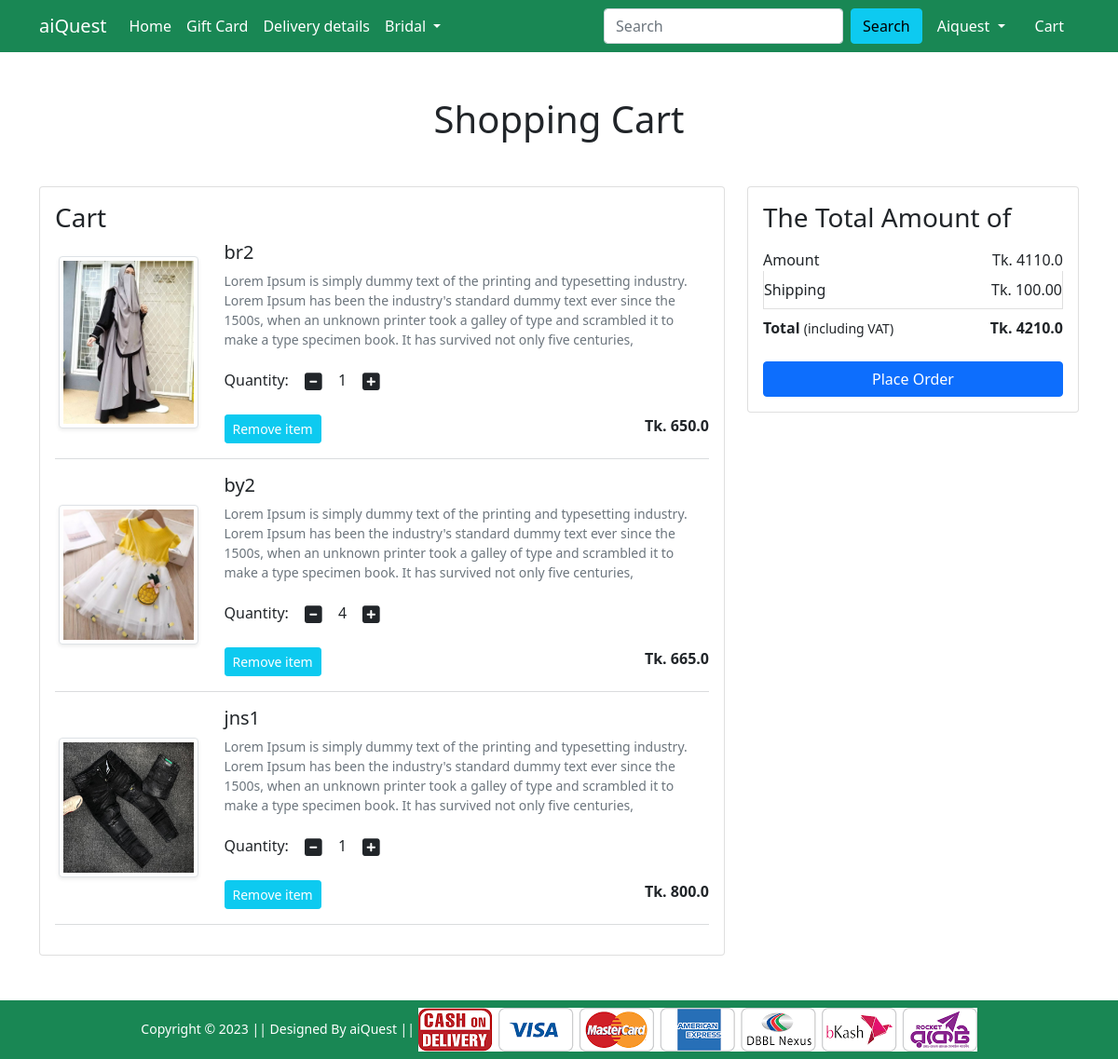
The app's page /cart/ (signed in) with its own data.
### Shop/models.py (models this page shows, shortened)
class Cart(models.Model):
    user = models.ForeignKey(User, on_delete=models.CASCADE)
    product = models.ForeignKey(Product, on_delete=models.CASCADE)
    quantity = models.PositiveIntegerField(default=1)

class Product(models.Model):
    title = models.CharField(max_length=100)
    selling_price = models.FloatField()
    discounted_price = models.FloatField()
    description = models.TextField()
    brand = models.CharField(max_length=100)
    category = models.CharField(choices=CATEGORY_CHOICES,max_length=2)
    product_image = models.ImageField(upload_to='productimg')

### Shop/views.py (the view)
# urls.py: path('cart/', views.show_cart, name='showcart'),
@login_required
def show_cart(request):
   if request.user.is_authenticated:
        user = request.user
        cart = Cart.objects.filter(user=user)
        amount = 0.0
        shipping_amount = 100.0
        total_amount = 0.0
        cart_product = [p for p in Cart.objects.all() if p.user==user]
        if cart_product:
            for p in cart_product:
                tempamount = (p.quantity * p.product.discounted_price)
                amount += tempamount
                totalamount = amount + shipping_amount
            return render(request, 'Shop/addtocart.html', {'carts':cart, 'totalamount':totalamount, 'amount':amount})
        else:
            return render(request,'Shop/emptycart.html')

### Shop/templates/Shop/addtocart.html (shortened to what this page needs)
{% extends 'Shop/base.html' %}
{% load static %}
{% block main-content %}
<div class="container my-5">
    <div class="row">
        <h1 class="text-center mb-5">Shopping Cart</h1>
        <div class="col-sm-8">
            <div class="card">
                <div class="card-body">
                    <h3>Cart</h3>
                    {% for cart in carts %}
                    <div class="row">
                        <div class="col-sm-3 text-center align-self-center"><img
                                src="{{cart.product.product_image.url}}" alt="" srcset=""
                                class="img-fluid img-thumbnail shadow-sm" height="150" width="150"> </div>
                        <div class="col-sm-9">
                            <div>
                                <h5>{{cart.product.title}}</h5>
                                <p class="mb-2 text-muted small">{{cart.product.description}}</p>
                                <div class="my-3">
                                    <label for="quantity">Quantity:</label>
                                    <a class="minus-cart btn" pid="{{cart.product.id}}"><i
                                            class="fas fa-minus-square fa-lg"></i></a>
                                    <span id="quantity">{{cart.quantity}}</span>
                                    <a class="plus-cart btn" pid="{{cart.product.id}}"><i
                                            class="fas fa-plus-square fa-lg"></i></a>
                                </div>
                                <div class="d-flex justify-content-between">
                                    <a href="#" class="btn btn-sm btn-info  text-white mr-3 remove-cart"
                                        pid="{{cart.product.id}}">Remove item </a>
                                    <p class="mb-0"><span><strong>Tk. {{cart.product.discounted_price}}</strong></span>
                                    </p>
                                </div>
                            </div>
                        </div>
                    </div>
                    <hr class="text-muted">
                    {% endfor %}
                </div>
            </div>
        </div>
        <div class="col-sm-4">
            <div class="card">
                <div class="card-body">
                    <h3>The Total Amount of</h3>
                    <ul class="list-group">
                        <li
                            class="list-group-item d-flex justify-content-between align-items-center border-0 px-0 pb-0">
                            Amount<span>Tk. <span id="amount">{{amount}}</span></span></li>
                        <li class="list-group-item d-flex justify-content-between align-items-center px-0">
                            Shipping<span>Tk. 100.00</span></li>
                        <li
                            class="list-group-item d-flex justify-content-between align-items-center border-0 px-0 mb-3">
                            <div>
                                <strong>Total</strong> <small>(including VAT)</small>
                            </div>
                            <span><strong>Tk. <strong id="totalamount">{{totalamount}}</strong></strong></span>
                        </li>
                    </ul>
                    <div class="d-grid"><a href="{% url 'checkout' %}" class="btn btn-primary">Place Order</a></div>
                </div>
            </div>
        </div>
    </div>
</div>
{% endblock main-content %}

### Shop/templates/Shop/base.html (shortened to what this page needs)
<!doctype html>
{% load static %}
<html lang="en">
<head>
    <link href="https://cdn.jsdelivr.net/npm/bootstrap@5.0.0-beta1/dist/css/bootstrap.min.css" rel="stylesheet"
>
    <link rel="stylesheet" href="{% static 'Shop/css/owl.carousel.min.css' %}">
    <link rel="stylesheet" href="{% static 'Shop/css/all.min.css' %}">
    <link rel="stylesheet" href="{% static 'Shop/css/style.css' %}">
</head>
<body>
    <nav class="navbar navbar-expand-lg navbar-dark bg-success">
        <div class="container">
            <a class="navbar-brand" href="/">aiQuest</a>
            <div class="collapse navbar-collapse" id="navbarSupportedContent">
                <ul class="navbar-nav me-auto mb-2 mb-lg-0">
                    <li class="nav-item">
                        <a class="nav-link active" aria-current="page" href="/">Home</a>
                    </li>
                    <li class="nav-item">
                        <a class="nav-link active" aria-current="page" href="#">Gift Card</a>
                    </li>
                    <li class="nav-item">
                        <a class="nav-link active" aria-current="page" href="#">Delivery details</a>
                    </li>
                    <li class="nav-item dropdown">
                        <a class="nav-link dropdown-toggle text-white" href="#" id="electronicsDropdown" role="button"
                            data-bs-toggle="dropdown" aria-expanded="false">
                            Bridal
                        </a>
                    </li>
                </ul>
                <form class="d-flex" action="{% url 'search' %}" method="GET">
                    <input class="form-control me-2" name="quary" type="search" placeholder="Search"
                        aria-label="Search">
                    <button class="btn btn-info" type="submit">Search</button>
                </form>
                <div>
                    <ul class="navbar-nav me-auto mb-2 mb-lg-0">
                        {% if request.user.is_authenticated %}
                        <li class="nav-item dropdown mx-2">
                            <a class="nav-link dropdown-toggle text-white" href="#" id="profileDropdown" role="button"
                                data-bs-toggle="dropdown" aria-expanded="false">
                                {{request.user.username|capfirst}}
                            </a>
                        </li>
                        <li class="nav-item mx-2">
                            <a href="{% url 'showcart' %}" class="nav-link text-white"> Cart </a>
                        </li>
                        {% endif %}
                    </ul>
                </div>
            </div>
        </div>
    </nav>
    {% block main-content %} {% endblock main-content %}
    <footer class="container-fluid bg-success text-center p-2 mt-5">
        <small class="text-white">Copyright &copy; 2023 || Designed By aiQuest || </small>
        <img src="{% static 'Shop/images/paymentlogo.png' %}" alt="" srcset="" class="img-fluid" height="2px">
    </footer>
</body>
</html>

### records on screen
Cart: product.product_image (picture), product "br2", product.description "Lorem Ipsum is simply dummy text of the printing and typesetting industry. Lorem Ipsum has been the industry's standard dummy text ever since the 1500s, when an unknown printer took a galley of type and scrambled it to make a type specimen book. It has survived not only five centuries,", quantity "1", product.discounted_price "650.0"
Cart: product.product_image (picture), product "by2", product.description "Lorem Ipsum is simply dummy text of the printing and typesetting industry. Lorem Ipsum has been the industry's standard dummy text ever since the 1500s, when an unknown printer took a galley of type and scrambled it to make a type specimen book. It has survived not only five centuries,", quantity "4", product.discounted_price "665.0"
Cart: product.product_image (picture), product "jns1", product.description "Lorem Ipsum is simply dummy text of the printing and typesetting industry. Lorem Ipsum has been the industry's standard dummy text ever since the 1500s, when an unknown printer took a galley of type and scrambled it to make a type specimen book. It has survived not only five centuries,", quantity "1", product.discounted_price "800.0"

### other values on screen
{{ request.user.username|capfirst }} "Aiquest"
{{ amount }} "4110.0"
{{ totalamount }} "4210.0"
